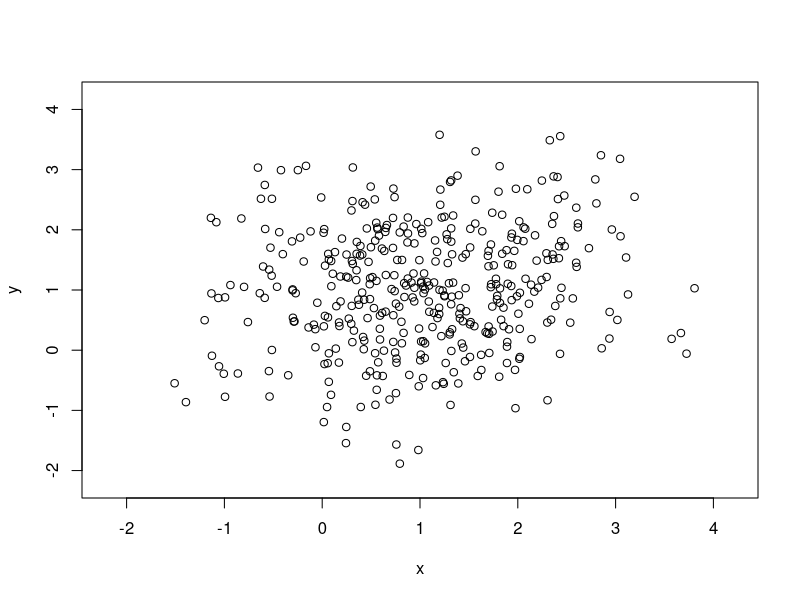
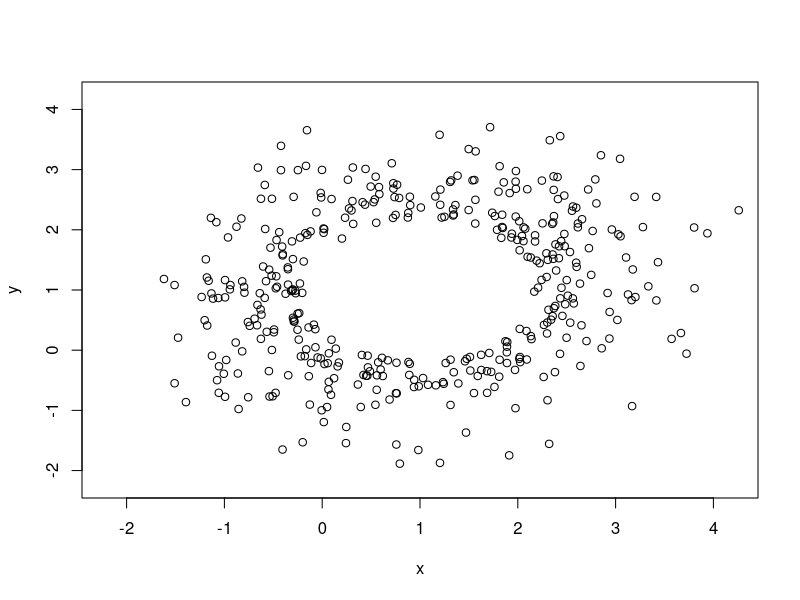

Reproduce these figures in R, in order. (Note: this script raises an error after producing the figures.)
library(MASS)

#平均、分散が等しいデータがパーシステントホモロジーで見分けられることを示す
mu0<-c(1, 1)

Sigma0<-rbind(c(1, 0.2), c(0.2, 1))

mv0<-mvrnorm(300, mu0, Sigma0)

##中心に穴
##400点生成して平均から近い順に200点減らす

mv1<-mvrnorm(400, mu0, Sigma0)

plot(mv1, xlab = "x", ylab = "y", xlim = c(-2.2, 4.2), ylim = c(-2.2, 4.2))

dist_mv1<-dist(rbind(mu0, mv1))

vanish_idx<-order(as.matrix(dist_mv1)[1,])[2:201]-1

vanished_mv1<-mv1[-vanish_idx, ]

mv2<-mvrnorm(400, mu0, Sigma0)

dist_mv2<-dist(rbind(mu0, mv2))

vanish_mv2_idx<-order(as.matrix(dist_mv2)[1,])[2:201]-1

vanished_mv2<-mv2[-vanish_mv2_idx, ]

plot(rbind(vanished_mv1, vanished_mv2), xlab = "x", ylab = "y", xlim = c(-2.2, 4.2), ylim = c(-2.2, 4.2))

x1<-rnorm(100)
y1<-rnorm(n = 100, mean = 0, sd = 1.5)

mv1_pd<-ripsDiag(mv1, maxdimension = 1, maxscale = 1.5)
vanished_pd<-ripsDiag(rbind(vanished_mv1, vanished_mv2), maxdimension = 1, maxscale = 1.5)